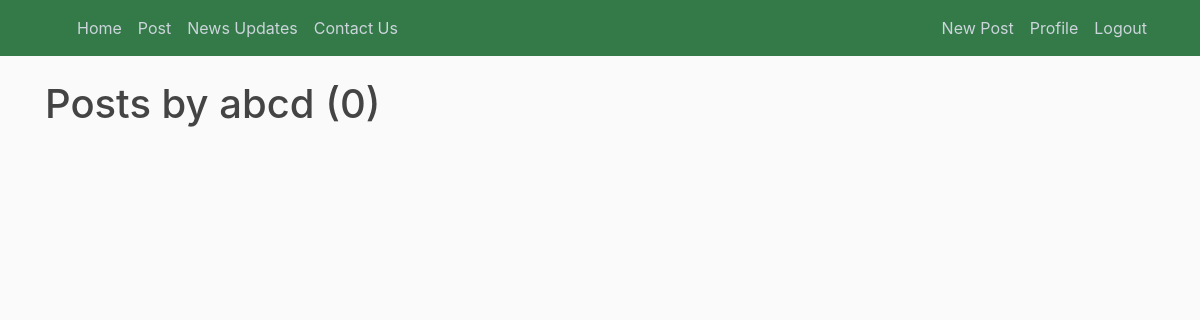
The page /user/abcd (signed in) on the database as committed earlier.
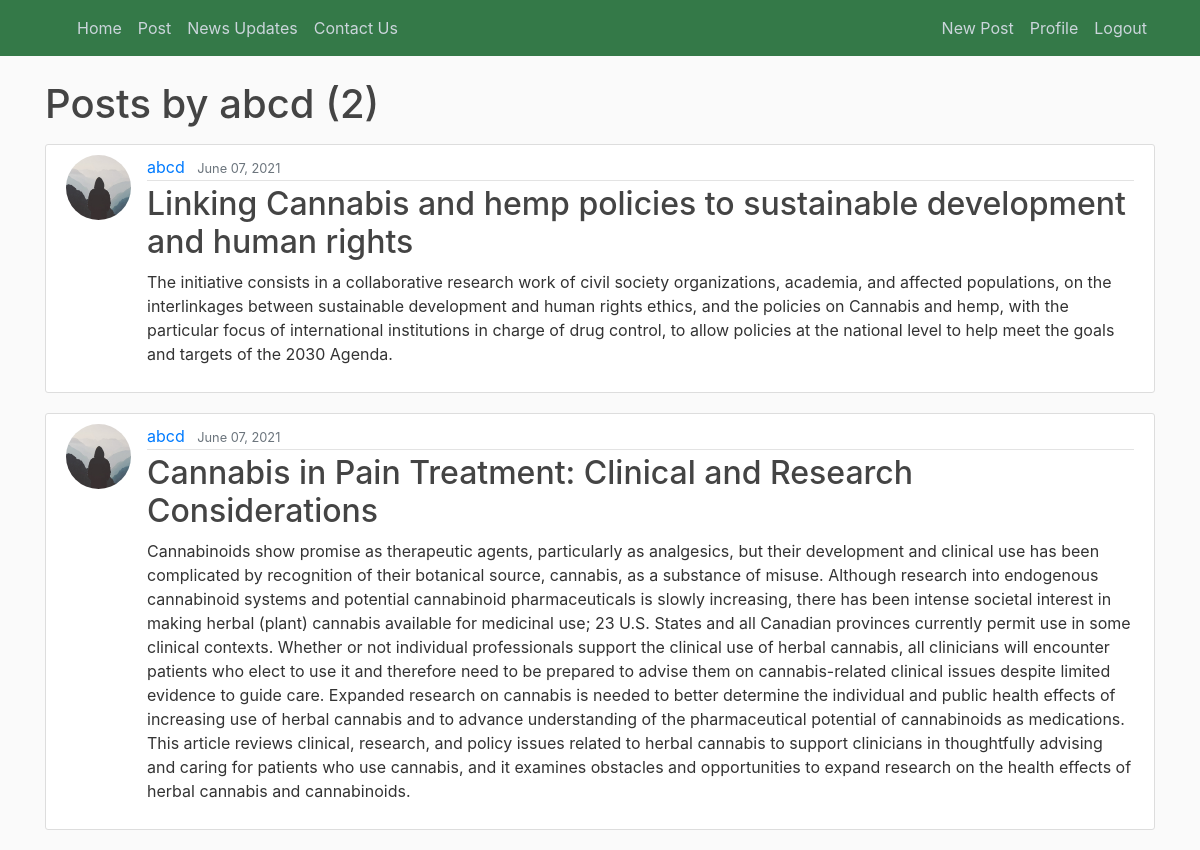
The same page on the database as committed later.
### blog/models.py (models this page shows, shortened)
class Post(models.Model):
    title = models.CharField(max_length=100)
    content = models.TextField()
    date_posted = models.DateTimeField(default=timezone.now)
    author = models.ForeignKey(User, on_delete=models.CASCADE)

### users/models.py (models this page shows, shortened)
class Profile(models.Model):
    user = models.OneToOneField(User, on_delete=models.CASCADE)
    image = models.ImageField(default='default.jpg', upload_to='profile_pics')

### blog/views.py (the view)
# urls.py: path('user/<str:username>', UserPostListView.as_view(), name='user-posts'),
class UserPostListView(ListView):
    model = Post
    template_name = 'blog/user_posts.html'  # <app>/<model>_<viewtype>.html
    context_object_name = 'posts'
    paginate_by = 5
    def get_queryset(self):
        user = get_object_or_404(User, username=self.kwargs.get('username'))
        return Post.objects.filter(author=user).order_by('-date_posted')

### blog/templates/blog/user_posts.html (shortened to what this page needs)
{% extends "blog/base.html" %}
{% block content %}
    <h1 class="mb-3">Posts by {{ view.kwargs.username }} ({{ page_obj.paginator.count }})</h1>
    {% for post in posts %}
        <article class="media content-section">
          <img class="rounded-circle article-img" src="{{ post.author.profile.image.url }}">
          <div class="media-body">
            <div class="article-metadata">
              <a class="mr-2" href="{% url 'user-posts' post.author.username %}">{{ post.author }}</a>
              <small class="text-muted">{{ post.date_posted|date:"F d, Y" }}</small>
            </div>
            <h2><a class="article-title" href="{% url 'post-detail' post.id %}">{{ post.title }}</a></h2>
            <p class="article-content">{{ post.content }}</p>
          </div>
        </article>
    {% endfor %}
{% endblock content %}

Rows that differ between the two databases and show on the page:
added Post: author.profile.image (placeholder picture), author "abcd", date_posted "June 07, 2021", title "Linking Cannabis and hemp policies to sustainable development and human rights", content "The initiative consists in a collaborative research work of civil society organizations, academia, and affected populations, on the interlinkages between sustainable development and human rights ethics, and the policies on Cannabis and hemp, with the particular focus of international institutions in charge of drug control, to allow policies at the national level to help meet the goals and targets of the 2030 Agenda."
added Post: author.profile.image (placeholder picture), author "abcd", date_posted "June 07, 2021", title "Cannabis in Pain Treatment: Clinical and Research Considerations", content "Cannabinoids show promise as therapeutic agents, particularly as analgesics, but their development and clinical use has been complicated by recognition of their botanical source, cannabis, as a substance of misuse. Although research into endogenous cannabinoid systems and potential cannabinoid pharmaceuticals is slowly increasing, there has been intense societal interest in making herbal (plant) cannabis available for medicinal use; 23 U.S. States and all Canadian provinces currently permit use in some clinical contexts. Whether or not individual professionals support the clinical use of herbal cannabis, all clinicians will encounter patients who elect to use it and therefore need to be…"
Other text that changed with them:
{{ page_obj.paginator.count }}: "0" → "2"
